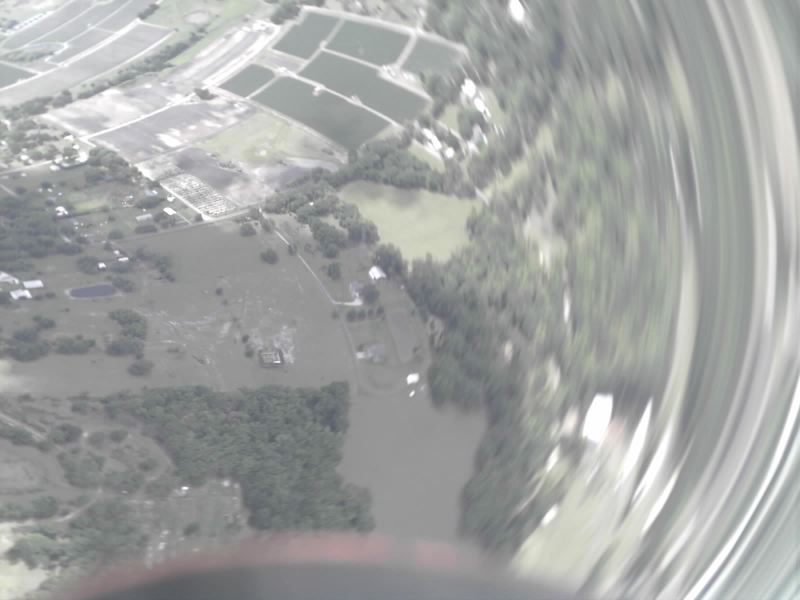
//> input picture 473.jpg, 1600 x 1200 px (shown at 1/2 size)
$ ./Payload   (built with g++ and OpenCV 4)
//> lines starting //> are read from the running program, lines starting //| are printed output that depends on the picture; after the words box and inside, x2 and y2 are one past the last pixel; in counts of white or black regions, pixels touching at a corner belong together; pictures that were not available may be replaced by others from this repository, and a replacement may not be noted
#include <iostream>

#include <opencv2/core.hpp>
#include <opencv2/calib3d.hpp>
#include <opencv2/highgui.hpp>
#include <opencv2/imgproc.hpp>
#include <opencv2/features2d.hpp>

int main(int argc, char* argv[])
{
    std::cout << "Reading camera image..." << std::endl;
    cv::Mat img_object = cv::imread("images/473.jpg");
//> img_object is the input picture: 1200 rows x 1600 cols, CV_8UC3; mean B, G, R 162.7, 164.1, 162.4
    std::cout << "Done!" << std::endl;

    std::cout << "Reading reference image..." << std::endl;
    cv::Mat img_scene = cv::imread("images/lf.png");
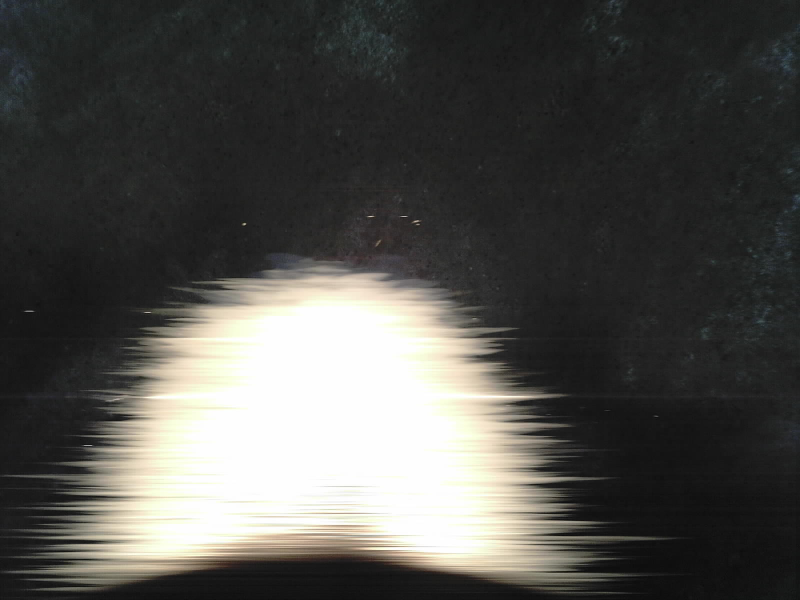
//> input picture 464.jpg, 1600 x 1200 px, given in place of lf.png, which was not available (shown at 1/2 size)
//> img_scene is the input picture: 1200 rows x 1600 cols, CV_8UC3; mean B, G, R 76.2, 79.6, 80.1
    std::cout << "Done!" << std::endl;

    //-- Step 1: Detect the keypoints using SURF Detector, compute the descriptors
    int minHessian = 400;
    cv::Ptr<cv::SIFT> detector = cv::SIFT::create(0, 3, 0.04, 10.0, 1.6);
    std::vector<cv::KeyPoint> keypoints_object, keypoints_scene;
    cv::Mat descriptors_object, descriptors_scene;

    std::cout << "Detecting keypoints for camera image..." << std::endl;
    detector->detectAndCompute(img_object, cv::noArray(), keypoints_object, descriptors_object);
//> keypoints_object = 1073 keypoints; strongest (x, y, size): (750, 546, 16.1), (203, 530, 7), (825, 756, 13.5), (623, 407, 4.4)
    std::cout << "Done!" << std::endl;

    std::cout << "Detecting keypoints for reference image..." << std::endl;
    detector->detectAndCompute(img_scene, cv::noArray(), keypoints_scene, descriptors_scene);
//> keypoints_scene = 405 keypoints; strongest (x, y, size): (489, 448, 3.2), (836, 442, 2.1), (831, 443, 2.8), (834, 449, 2.3)
    std::cout << "Done!" << std::endl;

    // Ouputs the image of the computed keypoints for the camera image
    // cv::Mat blahout;
    // cv::drawKeypoints(img_object, keypoints_scene, blahout, cv::Scalar::all(-1), cv::DrawMatchesFlags::DRAW_RICH_KEYPOINTS);
    // cv::imwrite("blah.png", blahout);


    //-- Step 2: cv::Matching descriptor vectors with a FLANN based cv::matcher
    // Since SURF is a floating-point descriptor NORM_L2 is used
    cv::Ptr<cv::DescriptorMatcher> matcher = cv::DescriptorMatcher::create(cv::DescriptorMatcher::FLANNBASED);
    std::vector< std::vector<cv::DMatch> > knn_matches;
    matcher->knnMatch(descriptors_object, descriptors_scene, knn_matches, 2);
//> knn_matches = 1073 matches

    //-- Filter cv::matches using the Lowe's ratio test
    const float ratio_thresh = 0.75f;
    std::vector<cv::DMatch> good_matches;
    for (size_t i = 0; i < knn_matches.size(); i++)
    {
        if (knn_matches[i][0].distance < ratio_thresh * knn_matches[i][1].distance)
        {
            good_matches.push_back(knn_matches[i][0]);
        }
    }

    //-- Draw cv::matches
    cv::Mat img_matches;
    drawMatches(img_object, keypoints_object, img_scene, keypoints_scene, good_matches, img_matches, cv::Scalar::all(-1),
        cv::Scalar::all(-1), std::vector<char>(), cv::DrawMatchesFlags::NOT_DRAW_SINGLE_POINTS);
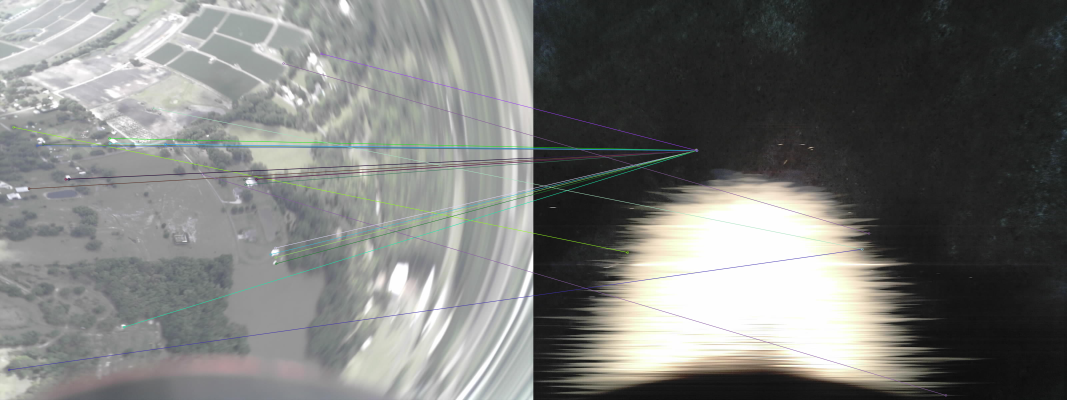
//> img_matches: 1200 rows x 3200 cols, CV_8UC3 (shown at 1/3 size); mean B, G, R 119.4, 121.7, 120.7

    //-- Localize the object
    std::vector<cv::Point2f> obj;
    std::vector<cv::Point2f> scene;
    for (size_t i = 0; i < good_matches.size(); i++)
    {
        //-- Get the keypoints from the good cv::matches
        obj.push_back(keypoints_object[good_matches[i].queryIdx].pt);
        scene.push_back(keypoints_scene[good_matches[i].trainIdx].pt);
    }
//> this loop made 23 passes
    cv::Mat H = findHomography(obj, scene, cv::RANSAC);
//> H = [[1.45, -2.05, 751.9], [1.05, -0.954, 396.6], [0.00124, -0.00249, 1]]

    //-- Get the corners from the image_1 ( the object to be "detected" )
    std::vector<cv::Point2f> obj_corners(4);
    obj_corners[0] = cv::Point2f(0, 0);
    obj_corners[1] = cv::Point2f((float)img_object.cols, 0);
    obj_corners[2] = cv::Point2f((float)img_object.cols, (float)img_object.rows);
    obj_corners[3] = cv::Point2f(0, (float)img_object.rows);
    std::vector<cv::Point2f> scene_corners(4);
    perspectiveTransform(obj_corners, scene_corners, H);
//> scene_corners = 4 Points (x, y): [751.9, 396.6], [1026.9, 694.6], [-697398, -1068649.5], [858.9, 375.6]

    //-- Draw lines between the corners (the mapped object in the scene - image_2 )
    cv::line(img_matches, scene_corners[0] + cv::Point2f((float)img_object.cols, 0),
        scene_corners[1] + cv::Point2f((float)img_object.cols, 0), cv::Scalar(0, 255, 0), 4);
    cv::line(img_matches, scene_corners[1] + cv::Point2f((float)img_object.cols, 0),
        scene_corners[2] + cv::Point2f((float)img_object.cols, 0), cv::Scalar(0, 255, 0), 4);
    cv::line(img_matches, scene_corners[2] + cv::Point2f((float)img_object.cols, 0),
        scene_corners[3] + cv::Point2f((float)img_object.cols, 0), cv::Scalar(0, 255, 0), 4);
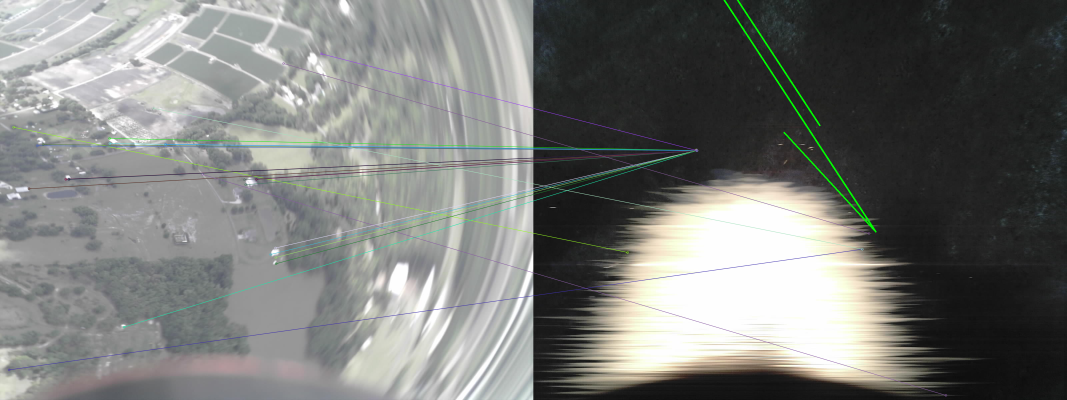
//> img_matches: 1200 rows x 3200 cols, CV_8UC3 (shown at 1/3 size); mean B, G, R 119.3, 122.2, 120.6
    cv::line(img_matches, scene_corners[3] + cv::Point2f((float)img_object.cols, 0),
        scene_corners[0] + cv::Point2f((float)img_object.cols, 0), cv::Scalar(0, 255, 0), 4);
//> img_matches: 1200 rows x 3200 cols, CV_8UC3; 480 pixels changed, all inside (x1, y1, x2, y2) = (2353, 375, 2459, 399)

    cv::Point2f center = cv::Point2f(
        (float)img_object.cols + ((scene_corners[0].x + scene_corners[1].x) / 2),
        ((scene_corners[1].y + scene_corners[3].y) / 2)
    );
//> center = Point(2489.4, 535.1)
    circle(img_matches, center, 5, (255, 0, 0), cv::LineTypes::FILLED);
//> img_matches: 1200 rows x 3200 cols, CV_8UC3; mean B, G, R 119.3, 122.2, 120.6

    cv::Point2f center2 = cv::Point2f(
        (scene_corners[0].x + scene_corners[1].x) / 2,
        ((scene_corners[1].y + scene_corners[3].y) / 2)
    );
//> center2 = Point(889.4, 535.1)

    int gridLoc = 1;
    int x = ((scene_corners[0].x + scene_corners[1].x) / 2) / (img_scene.cols / 20);
//> x = 11
    int y = ((scene_corners[1].y + scene_corners[3].y) / 2) / (img_scene.rows / 20);
//> y = 8

    gridLoc = ((y - 1) * 20) + x;
//> gridLoc = 151
    std::cout << gridLoc << std::endl;
//| 151


    cv::Mat gridMat = img_scene;
    cv::Point2f temp = cv::Point2f(0, 0);
    for (int i = 0; i <= 200; i++)
    {
        for (int j = 0; j <= 20; j++)
        {
            circle(gridMat, temp, 2, (0, 0, 255), cv::LineTypes::FILLED);

            temp.x += gridMat.cols/20;
        }

        temp.x = 0;

        temp.y += gridMat.rows/20;
    }
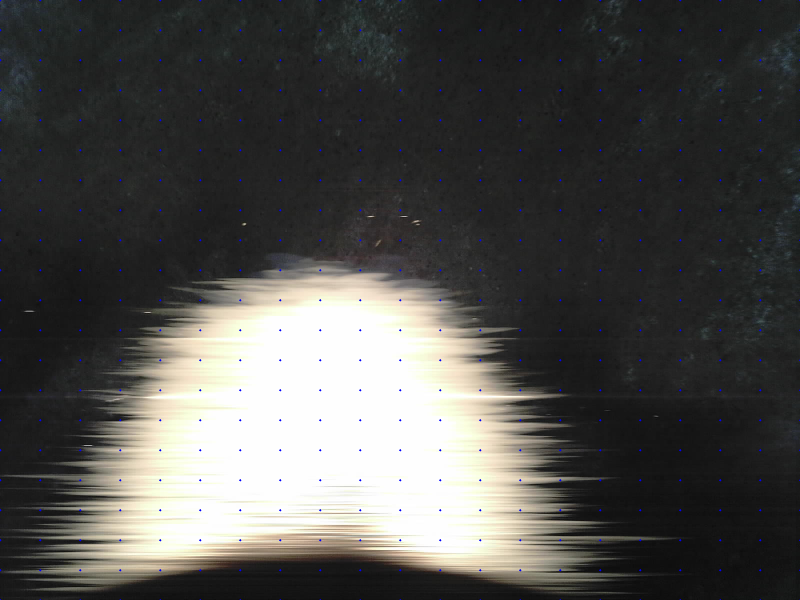
//> gridMat: 1200 rows x 1600 cols, CV_8UC3 (shown at 1/2 size); 0.27% of pixels changed, all inside (x1, y1, x2, y2) = (0, 0, 1600, 1200)

    cv::imwrite("grid.jpg", gridMat);

    //-- Show detected cv::matches
    cv::imwrite("output.jpg", img_matches);
    cv::waitKey();
    return 0;
}
